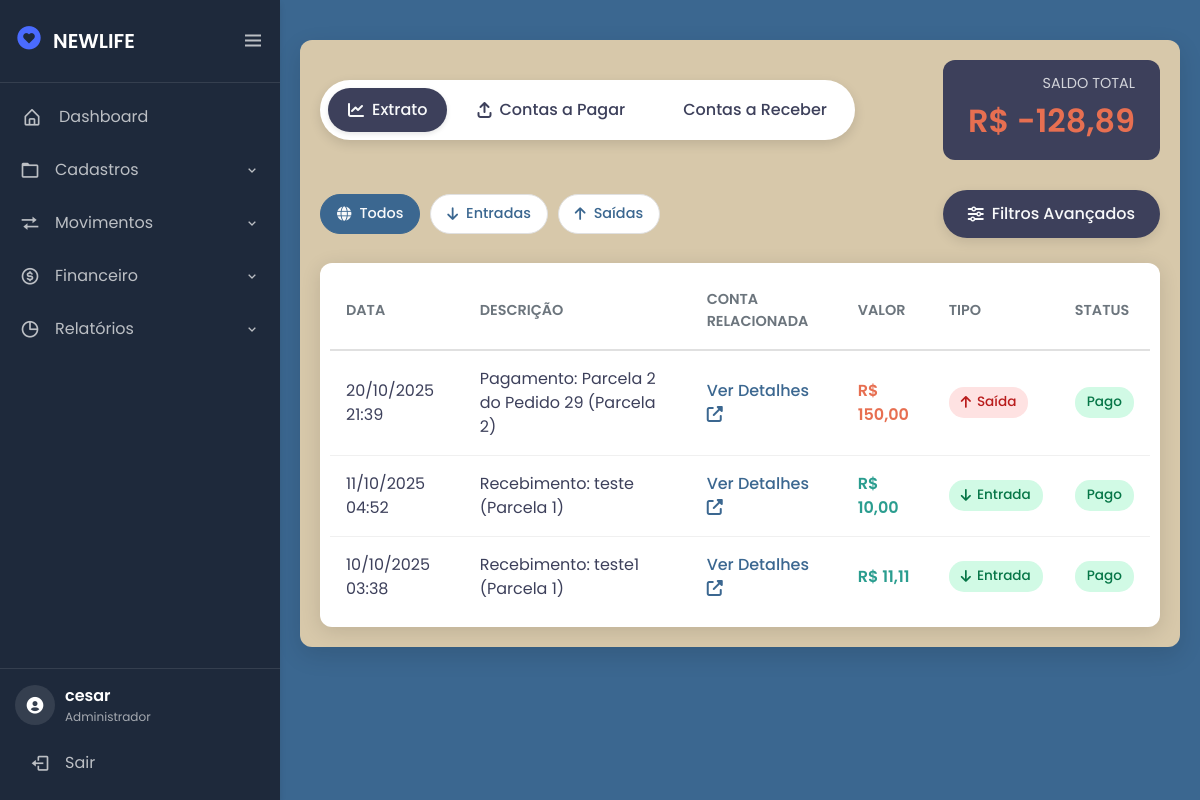
Screenshot of /financeiro/ (signed in) with the database file from the repository.
### financeiro/models.py (models this page shows, shortened)
class Extrato(models.Model):
    TIPO_CHOICES = (
        ('entrada', 'Entrada'),
        ('saida', 'Saída'),
    )
    STATUS_CHOICES = (
        ('pendente', 'Pendente'),
        ('pago', 'Pago'),
        ('nao_pago', 'Não Pago'),
    )
    descricao = models.CharField(max_length=255)
    valor = models.DecimalField(max_digits=10, decimal_places=2)
    data_transacao = models.DateTimeField(default=timezone.now)
    tipo = models.CharField(max_length=7, choices=TIPO_CHOICES)
    saldo = models.DecimalField(max_digits=10, decimal_places=2, default=0.00)
    metodo_pagamento = models.CharField(max_length=50, blank=True, null=True)
    status = models.CharField(max_length=10, choices=STATUS_CHOICES, default='pendente')
    conta_pagar = models.ForeignKey(ContaPagar, on_delete=models.SET_NULL, null=True, blank=True)
    conta_receber = models.ForeignKey(ContaReceber, on_delete=models.SET_NULL, null=True, blank=True)
    conta_bancaria = models.ForeignKey('ContaBancaria', on_delete=models.CASCADE, null=True, blank=True, related_name='extratos')

### financeiro/views.py (the view, shortened to what this page needs)
# urls.py: path('', views.financeiro, name='financeiro'),
@login_required(login_url="/login/")
def financeiro(request):
    extratos = Extrato.objects.filter(status='pago').select_related(
        'conta_receber', 'conta_pagar'
    ).order_by('-data_transacao')
    search_query = request.GET.get('search', '')
    data_inicio = request.GET.get('data_inicio')
    data_fim = request.GET.get('data_fim')
    tipo = request.GET.get('tipo')
    status = request.GET.get('status')
    metodo = request.GET.get('metodo')
    valor_min = request.GET.get('valor_min')
    valor_max = request.GET.get('valor_max')
    if data_inicio and data_fim:
        extratos = extratos.filter(
            data_transacao__date__gte=data_inicio,
            data_transacao__date__lte=data_fim
        )
    elif data_inicio:
        extratos = extratos.filter(data_transacao__date__gte=data_inicio)
    elif data_fim:
        extratos = extratos.filter(data_transacao__date__lte=data_fim)
    if tipo:
        extratos = extratos.filter(tipo=tipo)
    if status:
        extratos = extratos.filter(status=status)
    if metodo:
        extratos = extratos.filter(metodo_pagamento=metodo)
    if valor_min:
        extratos = extratos.filter(valor__gte=float(valor_min))
    if valor_max:
        extratos = extratos.filter(valor__lte=float(valor_max))
    metodos_pagamento = Extrato.objects.exclude(metodo_pagamento__isnull=True)\
                                      .exclude(metodo_pagamento__exact='')\
                                      .values_list('metodo_pagamento', flat=True)\
                                      .distinct()
    saldo_total = sum(
    e.valor if e.tipo == 'entrada' else -e.valor
    for e in Extrato.objects.filter(status='pago')
    )
    paginator = Paginator(extratos, 10)
    page_number = request.GET.get('page')
    extratos_paginados = paginator.get_page(page_number)
    context = {
        'extratos': extratos_paginados,
        'saldo_total': saldo_total,
        'metodos_pagamento': metodos_pagamento,
    }
    return render(request, 'extrato.html', context)

### financeiro/templatetags/pagamento_tags.py (called while the page is built)
@register.simple_tag(takes_context=True)
def param_replace(context, **kwargs):
    params = context['request'].GET.copy()
    for key, value in kwargs.items():
        params[key] = value
    return params.urlencode()

### financeiro/templates/extrato.html (shortened to what this page needs)
{% extends 'tela.html' %}
{% load static %}
{% load pagamento_tags %}
{% block 'head' %}
<link rel="stylesheet" href="{% static 'css/extrato.css' %}">
<link rel="stylesheet" href="https://cdnjs.cloudflare.com/ajax/libs/font-awesome/6.5.2/css/all.min.css">
{% endblock %}
{% block 'dashboard' %}
<div class="container">
    <header class="page-header">
        <nav class="menu">
            <a class="nav-button active" href="{% url 'financeiro' %}"><i class="fas fa-chart-line"></i> Extrato</a>
            <a class="nav-button" href="{% url 'contasPagar' %}"><i class="fas fa-arrow-up-from-bracket"></i> Contas a Pagar</a>
            <a class="nav-button" href="{% url 'contasReceber' %}"> Contas a Receber</a>
        </nav>
        <div class="saldo-card">
            <h3>SALDO TOTAL</h3>
            <p class="{% if saldo_total >= 0 %}saldo-positivo{% else %}saldo-negativo{% endif %}">
                R$ {{ saldo_total|floatformat:2 }}
            </p>
        </div>
    </header>
    <div class="actions-toolbar">
        <div class="status-buttons">
            <a href="?{% param_replace tipo='' %}" class="status-btn {% if not request.GET.tipo %}active{% endif %}">
                <i class="fas fa-globe"></i> Todos
            </a>
            <a href="?{% param_replace tipo='entrada' %}" class="status-btn {% if request.GET.tipo == 'entrada' %}active{% endif %}">
                <i class="fas fa-arrow-down"></i> Entradas
            </a>
            <a href="?{% param_replace tipo='saida' %}" class="status-btn {% if request.GET.tipo == 'saida' %}active{% endif %}">
                <i class="fas fa-arrow-up"></i> Saídas
            </a>
        </div>
        <button id="toggle-filtros" class="add-button">
            <i class="fas fa-sliders-h"></i> Filtros Avançados
        </button>
    </div>
    <div class="table-wrapper">
        <table class="content-table">
            <thead>
                <tr>
                    <th>Data</th>
                    <th>Descrição</th>
                    <th>Conta Relacionada</th>
                    <th>Valor</th>
                    <th>Tipo</th>
                    <th>Status</th>
                </tr>
            </thead>
            <tbody>
                {% for extrato in extratos %}
                    <tr>
                        <td data-label="Data">{{ extrato.data_transacao|date:"d/m/Y H:i" }}</td>
                        <td data-label="Descrição">{{ extrato.descricao }}</td>
                        <td data-label="Conta Relacionada">
                            {% if extrato.conta_receber or extrato.conta_pagar %}
                                <a href="#" class="conta-relacionada-link"
                                   data-conta-id="{% if extrato.conta_receber %}{{ extrato.conta_receber.id }}{% else %}{{ extrato.conta_pagar.id }}{% endif %}"
                                   data-tipo="{% if extrato.conta_receber %}receber{% else %}pagar{% endif %}">
                                    Ver Detalhes <i class="fas fa-external-link-alt"></i>
                                </a>
                            {% else %}
                                -
                            {% endif %}
                        </td>
                        <td data-label="Valor" class="{% if extrato.tipo == 'entrada' %}valor-positivo{% else %}valor-negativo{% endif %}">
                           R$ {{ extrato.valor|floatformat:2 }}
                        </td>
                        <td data-label="Tipo">
                            {% if extrato.tipo == 'entrada' %}
                                <span class="status status-entrada"><i class="fas fa-arrow-down"></i> Entrada</span>
                            {% else %}
                                <span class="status status-saida"><i class="fas fa-arrow-up"></i> Saída</span>
                            {% endif %}
                        </td>
                        <td data-label="Status">
                           <span class="status {% if extrato.status == 'pago' %}status-pago{% else %}status-pendente{% endif %}">
                                {{ extrato.get_status_display }}
                           </span>
                        </td>
                    </tr>
                {% empty %}
                    <tr>
                        <td colspan="6" class="empty-cell">Nenhuma transação encontrada.</td>
                    </tr>
                {% endfor %}
            </tbody>
        </table>
    </div>
</div>
{% endblock %}

### estoque/templates/tela.html (shortened to what this page needs)
{% load static %}
<!doctype html>
<html lang="pt-BR">
<head>
  <link rel="stylesheet" href="https://cdn.jsdelivr.net/npm/bootstrap@4.6.1/dist/css/bootstrap.min.css">
  <link rel="stylesheet" href="{% static 'css/styletela.css' %}">
  <link rel="stylesheet" href="{% static 'css/general.css' %}">
  <link href="https://cdn.jsdelivr.net/npm/boxicons@latest/css/boxicons.min.css" rel='stylesheet'>
  <link rel="stylesheet" href="https://cdnjs.cloudflare.com/ajax/libs/animate.css/4.1.1/animate.min.css"/>
  {% block 'head' %}{% endblock %}
</head>
<body>
  <div class="sidebar-tech">
    <div class="logo-container">
      <div class="logo-tech">
        <div class="logo-icon"><i class='bx bxs-heart-circle'></i></div>
        <div class="logo-text">NEWLIFE</div>
      </div>
      <i class="bx bx-menu toggle-btn" id="sidebarToggle"></i>
    </div>
    <nav class="nav-tech">
      <ul class="nav-list">
        <li class="nav-item">
          <a href="{% url 'inicial' %}" class="nav-link">
            <i class="bx bx-home-alt"></i>
            <span class="link-text">Dashboard</span>
          </a>
        </li>
        <li class="nav-group">
          <div class="group-header">
            <i class="bx bx-folder"></i>
            <span class="group-title">Cadastros</span>
            <i class="bx bx-chevron-down group-arrow"></i>
          </div>
        </li>
        <li class="nav-group">
          <div class="group-header">
            <i class="bx bx-transfer"></i>
            <span class="group-title">Movimentos</span>
            <i class="bx bx-chevron-down group-arrow"></i>
          </div>
        </li>
        <li class="nav-group">
          <div class="group-header">
            <i class='bx bx-dollar-circle'></i>
            <span class="group-title">Financeiro</span>
            <i class="bx bx-chevron-down group-arrow"></i>
          </div>
        </li>
        <li class="nav-group">
          <div class="group-header">
            <i class="bx bx-pie-chart-alt"></i>
            <span class="group-title">Relatórios</span>
            <i class="bx bx-chevron-down group-arrow"></i>
          </div>
        </li>
      </ul>
    </nav>
    <div class="user-panel">
      <div class="user-info">
        <div class="user-avatar">
          <i class='bx bxs-user-circle'></i>
        </div>
        <div class="user-details">
          <div class="user-name">
            {% if request.user.is_authenticated %}
              {{ request.user.get_full_name|default:request.user.username }}
            {% else %}
              Visitante
            {% endif %}
          </div>
          <div class="user-role">
            {% if request.user.is_superuser %}
              Administrador
            {% elif request.user.is_staff %}
              Funcionário
            {% else %}
              Usuário Comum
            {% endif %}
          </div>
        </div>
      </div>
      <a href="{% url 'logout' %}" class="logout-btn">
        <i class="bx bx-log-out"></i>
        <span>Sair</span>
      </a>
    </div>
  </div>
  <section class="main-content">
    {% block 'dashboard'%}
    {% endblock %}
  </section>
</body>
</html>

### estoque/static/css/styletela.css (style rules this page uses)
:root { --primary-color: #4a6bff; --secondary-color: #6c757d; --success-color: #28a745; --danger-color: #dc3545; --warning-color: #ffc107; --info-color: #17a2b8; --light-color: #f8f9fa; --dark-color: #343a40; --sidebar-bg: #1e293b; --sidebar-width: 280px; --sidebar-collapsed-width: 80px; --transition-speed: 0.3s; --shadow: 0 4px 6px rgba(0, 0, 0, 0.1); --main-color: #d7c8aa; --dark-color: #3d405b; --light-color: #f8f9fa; --contrast-color: #f88863; --differential-color: #3b6790; --background-color: #fff8e3; }
body { background-color: var(--differential-color); }
.sidebar-tech { position: fixed; top: 0; left: 0; height: 100vh; width: var(--sidebar-width); background: var(--sidebar-bg); color: white; transition: all var(--transition-speed) ease; z-index: 1000; display: flex; flex-direction: column; box-shadow: var(--shadow); overflow: visible; }
.logo-container { display: flex; align-items: center; justify-content: space-between; padding: 20px 15px; border-bottom: 1px solid rgba(255, 255, 255, 0.1); }
.logo-tech { display: flex; align-items: center; gap: 10px; }
.logo-icon { font-size: 28px; color: var(--primary-color); }
.logo-text { font-size: 20px; font-weight: 600; white-space: nowrap; transition: opacity var(--transition-speed); }
.toggle-btn { font-size: 24px; cursor: pointer; transition: transform var(--transition-speed); color: rgba(255, 255, 255, 0.7); }
.nav-tech { flex: 1; overflow-y: auto; overflow-x: hidden; padding: 10px 0; }
.nav-list { list-style: none; padding: 0; margin: 0; }
.nav-item, .nav-group { margin-bottom: 5px; }
.nav-link { display: flex; align-items: center; padding: 12px 20px; color: rgba(255, 255, 255, 0.7); text-decoration: none; transition: all var(--transition-speed); position: relative; }
.nav-link::before { content: ''; position: absolute; left: 0; top: 0; height: 100%; width: 3px; background: var(--primary-color); transform: scaleY(0); transition: transform var(--transition-speed); }
.nav-link i { font-size: 20px; margin-right: 15px; min-width: 24px; text-align: center; }
.link-text { white-space: nowrap; transition: opacity var(--transition-speed); }
.nav-group { position: relative; }
.group-header { display: flex; align-items: center; padding: 12px 20px; cursor: pointer; color: rgba(255, 255, 255, 0.7); transition: all var(--transition-speed); }
.group-header i:first-child { font-size: 20px; margin-right: 15px; }
.group-title { flex: 1; white-space: nowrap; transition: opacity var(--transition-speed); }
.group-arrow { transition: transform var(--transition-speed); }
.user-panel { padding: 15px; border-top: 1px solid rgba(255, 255, 255, 0.1); margin-top: auto; }
.user-info { display: flex; align-items: center; margin-bottom: 15px; }
.user-avatar { width: 40px; height: 40px; border-radius: 50%; background: rgba(255, 255, 255, 0.1); display: flex; align-items: center; justify-content: center; margin-right: 10px; font-size: 20px; }
.user-details { flex: 1; overflow: hidden; }
.user-name { font-weight: 600; white-space: nowrap; transition: opacity var(--transition-speed); }
.user-role { font-size: 12px; color: rgba(255, 255, 255, 0.6); white-space: nowrap; transition: opacity var(--transition-speed); }
.logout-btn { display: flex; align-items: center; padding: 10px 15px; color: rgba(255, 255, 255, 0.7); text-decoration: none; border-radius: 5px; transition: all var(--transition-speed); width: 100%; }
.logout-btn i { font-size: 20px; margin-right: 15px; }
.main-content { margin-left: var(--sidebar-width); padding: 20px; min-height: 100vh; transition: margin-left var(--transition-speed); overflow-x: hidden; }
body, html { overflow-x: hidden; }
a { text-decoration: none !important; }

### estoque/static/css/general.css (style rules this page uses)
:root { --main-color: #d7c8aa; --dark-color: #3d405b; --light-color: #f8f9fa; --contrast-color: #f88863; --differential-color: #3b6790; --background-color: #fff8e3; }

### rows the page displays
Extrato: data_transacao "20/10/2025 21:39", descricao "Pagamento: Parcela 2 do Pedido 29 (Parcela 2)", valor "150,00", tipo "saida" (drawn), status "Pago"
Extrato: data_transacao "11/10/2025 04:52", descricao "Recebimento: teste (Parcela 1)", valor "10,00", tipo "entrada" (drawn), status "Pago"
Extrato: data_transacao "10/10/2025 03:38", descricao "Recebimento: teste1 (Parcela 1)", valor "11,11", tipo "entrada" (drawn), status "Pago"

### other values shown
{{ request.user.get_full_name|default:request.user.username }} "cesar"
{{ saldo_total|floatformat:2 }} "-128,89"
